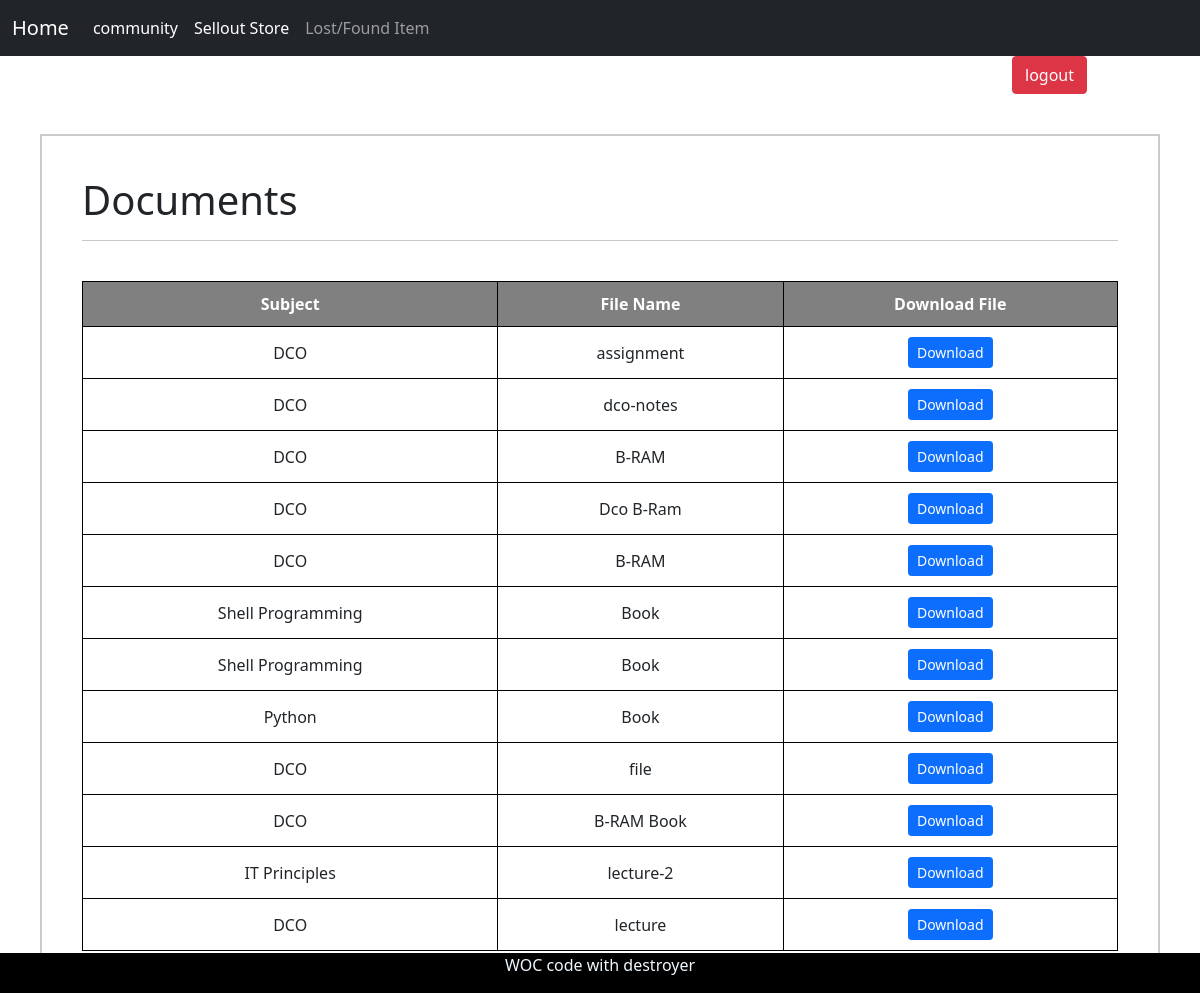
/notes/course/4/view/ (signed in), run on an earlier commit of the app's database.
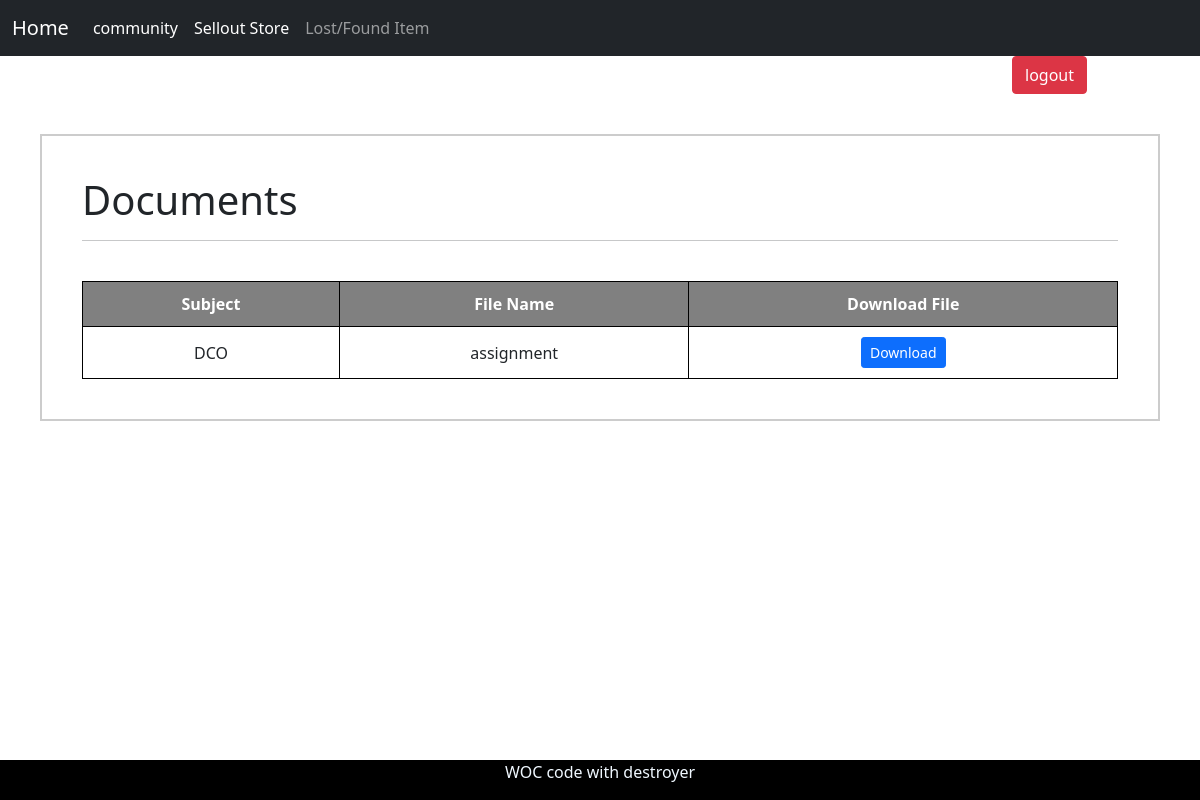
And on a later commit of the database.
### notes/models.py (models this page shows, shortened)
class Document(models.Model):
    course = (
        ('BTech', 'BTech'),
        ('MTech', 'MTech'),
        ('MCA', 'MCA'),
        ('MSc', 'MSc'),
        ('MBA', 'MBA'),
        ('Ph.D', 'Ph.D'),
    )
    course_name = models.CharField(max_length=50, null=False, choices=course)
    subject = models.CharField(max_length=100,null=False)
    title = models.CharField(max_length=100,null=False)
    file = models.FileField(upload_to='documents/',null=False)

### notes/views.py (the view)
# urls.py: url(r'^course/(?P<pk>\d+)/view/$', views.view_files, name='view_files'),
def view_files(request, pk):
    if not request.session.has_key('user_id_session_login'):
        return redirect('login')
    course = Course.objects.get(pk=pk)
    documents = Document.objects.filter(course_name=course.name)
    return render(request, 'view_files.html', {'documents': documents})

### notes/templates/view_files.html (shortened to what this page needs)
{% extends 'base.html' %}
{% block body %}
    <div style="padding:40px;margin:40px;border:2px solid #ccc">
    <h1>Documents</h1>
    <hr>
    <br>
    <table class="center">
      <thead>
        <tr>
          <th>Subject</th>
          <th>File Name</th>
          <th>Download File</th>
        </tr>
      </thead>
      <tbody>
        {% for document in documents %}
          <tr>
            <td>{{ document.subject }}</td>
            <td>{{ document.title }}</td>
            <td>
                <a href={{ document.file.url }} class="btn btn-primary btn-sm" type="_blank">Download</a>
            </td>
          </tr>
        {% endfor %}
      </tbody>
    </table>
    </div>
{% endblock %}

What changed in the data, as far as the page shows it:
removed Document: subject "DCO", title "dco-notes"
removed Document: subject "DCO", title "B-RAM"
removed Document: subject "DCO", title "Dco B-Ram"
removed Document: subject "DCO", title "B-RAM"
removed Document: subject "Shell Programming", title "Book"
removed Document: subject "Shell Programming", title "Book"
removed Document: subject "Python", title "Book"
removed Document: subject "DCO", title "file"
removed Document: subject "DCO", title "B-RAM Book"
removed Document: subject "IT Principles", title "lecture-2"
removed Document: subject "DCO", title "lecture"
